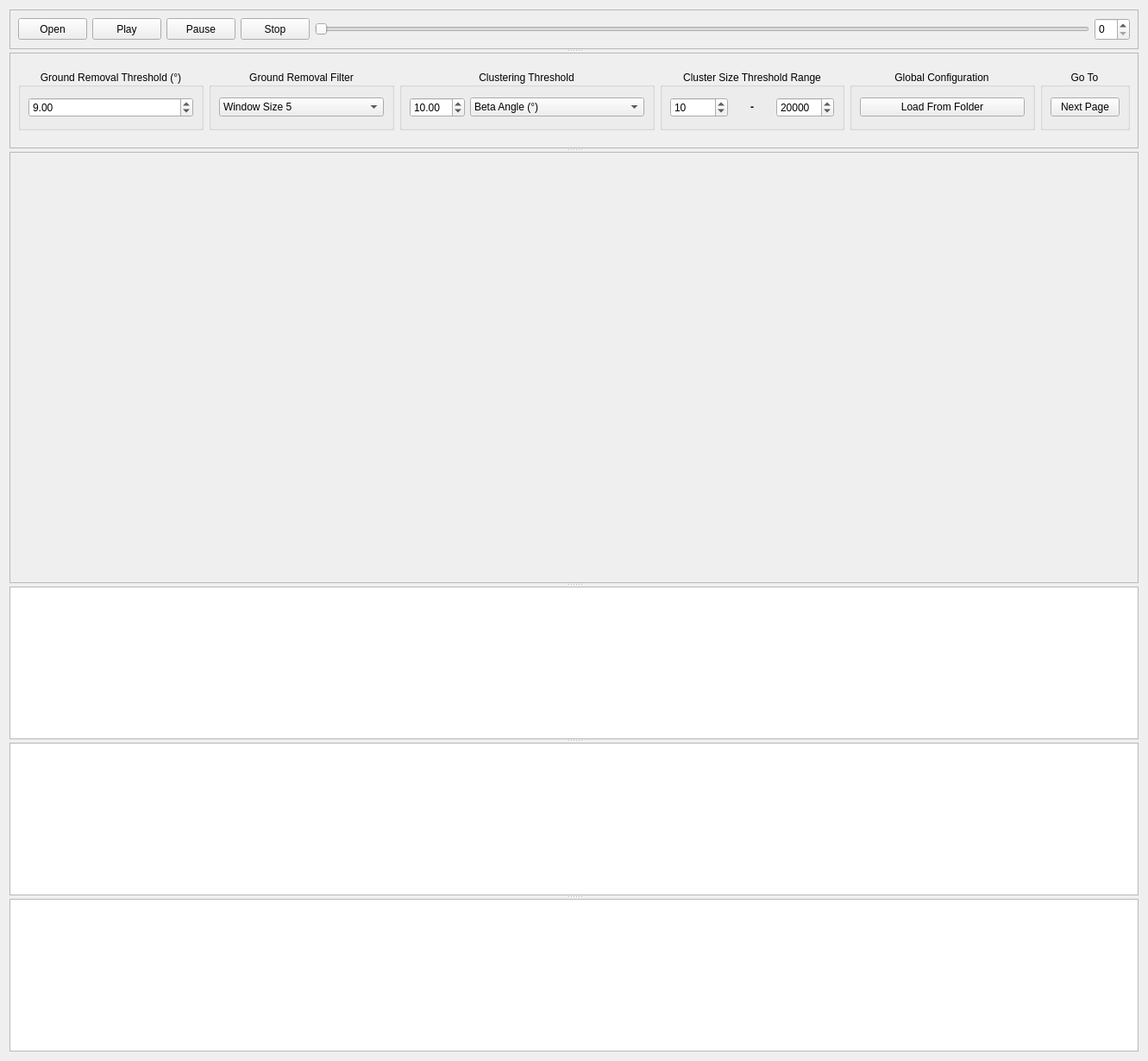
<?xml version="1.0" encoding="UTF-8"?>
<ui version="4.0">
 <class>Visualization</class>
 <widget class="QWidget" name="Visualization">
  <property name="geometry">
   <rect>
    <x>0</x>
    <y>0</y>
    <width>1331</width>
    <height>1230</height>
   </rect>
  </property>
  <property name="sizePolicy">
   <sizepolicy hsizetype="MinimumExpanding" vsizetype="MinimumExpanding">
    <horstretch>0</horstretch>
    <verstretch>0</verstretch>
   </sizepolicy>
  </property>
  <property name="windowTitle">
   <string>Form</string>
  </property>
  <layout class="QGridLayout" name="gridLayout_20">
   <item row="0" column="0">
    <widget class="QSplitter" name="splitter">
     <property name="orientation">
      <enum>Qt::Vertical</enum>
     </property>
     <widget class="QFrame" name="frame_controls">
      <property name="minimumSize">
       <size>
        <width>0</width>
        <height>46</height>
       </size>
      </property>
      <property name="frameShape">
       <enum>QFrame::StyledPanel</enum>
      </property>
      <property name="frameShadow">
       <enum>QFrame::Raised</enum>
      </property>
      <layout class="QGridLayout" name="gridLayout_7">
       <item row="0" column="0">
        <widget class="QPushButton" name="button_open">
         <property name="minimumSize">
          <size>
           <width>0</width>
           <height>25</height>
          </size>
         </property>
         <property name="text">
          <string>Open</string>
         </property>
        </widget>
       </item>
       <item row="0" column="1">
        <widget class="QPushButton" name="button_play">
         <property name="minimumSize">
          <size>
           <width>0</width>
           <height>25</height>
          </size>
         </property>
         <property name="text">
          <string>Play</string>
         </property>
        </widget>
       </item>
       <item row="0" column="2">
        <widget class="QPushButton" name="button_pause">
         <property name="minimumSize">
          <size>
           <width>0</width>
           <height>25</height>
          </size>
         </property>
         <property name="text">
          <string>Pause</string>
         </property>
        </widget>
       </item>
       <item row="0" column="3">
        <widget class="QPushButton" name="button_stop">
         <property name="minimumSize">
          <size>
           <width>0</width>
           <height>25</height>
          </size>
         </property>
         <property name="text">
          <string>Stop</string>
         </property>
        </widget>
       </item>
       <item row="0" column="4">
        <widget class="QSlider" name="slider_frame">
         <property name="minimumSize">
          <size>
           <width>0</width>
           <height>16</height>
          </size>
         </property>
         <property name="orientation">
          <enum>Qt::Horizontal</enum>
         </property>
        </widget>
       </item>
       <item row="0" column="5">
        <widget class="QSpinBox" name="spin_frame">
         <property name="minimumSize">
          <size>
           <width>0</width>
           <height>26</height>
          </size>
         </property>
        </widget>
       </item>
      </layout>
     </widget>
     <widget class="QFrame" name="frame_settings">
      <property name="minimumSize">
       <size>
        <width>0</width>
        <height>111</height>
       </size>
      </property>
      <property name="frameShape">
       <enum>QFrame::StyledPanel</enum>
      </property>
      <property name="frameShadow">
       <enum>QFrame::Raised</enum>
      </property>
      <layout class="QGridLayout" name="gridLayout_9">
       <property name="leftMargin">
        <number>0</number>
       </property>
       <property name="topMargin">
        <number>0</number>
       </property>
       <property name="rightMargin">
        <number>0</number>
       </property>
       <property name="bottomMargin">
        <number>0</number>
       </property>
       <item row="0" column="4">
        <widget class="QStackedWidget" name="stacked_settings">
         <property name="currentIndex">
          <number>0</number>
         </property>
         <widget class="QWidget" name="page_settings_1">
          <layout class="QGridLayout" name="gridLayout_8">
           <item row="0" column="0">
            <widget class="QGroupBox" name="group_angle_ground_removal">
             <property name="sizePolicy">
              <sizepolicy hsizetype="Preferred" vsizetype="Fixed">
               <horstretch>0</horstretch>
               <verstretch>0</verstretch>
              </sizepolicy>
             </property>
             <property name="minimumSize">
              <size>
               <width>0</width>
               <height>70</height>
              </size>
             </property>
             <property name="title">
              <string>Ground Removal Threshold (°)</string>
             </property>
             <property name="alignment">
              <set>Qt::AlignCenter</set>
             </property>
             <property name="flat">
              <bool>false</bool>
             </property>
             <layout class="QGridLayout" name="gridLayout">
              <item row="0" column="0">
               <widget class="QDoubleSpinBox" name="spin_angle_ground_removal">
                <property name="minimum">
                 <double>0.000000000000000</double>
                </property>
                <property name="maximum">
                 <double>90.000000000000000</double>
                </property>
                <property name="value">
                 <double>9.000000000000000</double>
                </property>
               </widget>
              </item>
             </layout>
            </widget>
           </item>
           <item row="0" column="3">
            <widget class="QGroupBox" name="group_size_cluster">
             <property name="sizePolicy">
              <sizepolicy hsizetype="Preferred" vsizetype="Fixed">
               <horstretch>0</horstretch>
               <verstretch>0</verstretch>
              </sizepolicy>
             </property>
             <property name="minimumSize">
              <size>
               <width>0</width>
               <height>70</height>
              </size>
             </property>
             <property name="title">
              <string>Cluster Size Threshold Range</string>
             </property>
             <property name="alignment">
              <set>Qt::AlignCenter</set>
             </property>
             <layout class="QGridLayout" name="gridLayout_4">
              <item row="0" column="0">
               <widget class="QSpinBox" name="spin_size_cluster_min">
                <property name="maximum">
                 <number>100000</number>
                </property>
                <property name="value">
                 <number>10</number>
                </property>
               </widget>
              </item>
              <item row="0" column="1">
               <widget class="QLabel" name="label_size_cluster_range">
                <property name="text">
                 <string>&lt;html&gt;&lt;head/&gt;&lt;body&gt;&lt;p align=&quot;center&quot;&gt;&lt;span style=&quot; font-weight:600;&quot;&gt;-&lt;/span&gt;&lt;/p&gt;&lt;/body&gt;&lt;/html&gt;</string>
                </property>
               </widget>
              </item>
              <item row="0" column="2">
               <widget class="QSpinBox" name="spin_size_cluster_max">
                <property name="maximum">
                 <number>1000000</number>
                </property>
                <property name="value">
                 <number>20000</number>
                </property>
               </widget>
              </item>
             </layout>
            </widget>
           </item>
           <item row="0" column="2">
            <widget class="QGroupBox" name="group_clustering_threshold">
             <property name="sizePolicy">
              <sizepolicy hsizetype="Preferred" vsizetype="Fixed">
               <horstretch>0</horstretch>
               <verstretch>0</verstretch>
              </sizepolicy>
             </property>
             <property name="minimumSize">
              <size>
               <width>0</width>
               <height>70</height>
              </size>
             </property>
             <property name="title">
              <string>Clustering Threshold</string>
             </property>
             <property name="alignment">
              <set>Qt::AlignCenter</set>
             </property>
             <layout class="QGridLayout" name="gridLayout_3">
              <item row="0" column="0">
               <widget class="QDoubleSpinBox" name="spin_clustering_threshold">
                <property name="minimum">
                 <double>0.000000000000000</double>
                </property>
                <property name="maximum">
                 <double>180.000000000000000</double>
                </property>
                <property name="singleStep">
                 <double>1.000000000000000</double>
                </property>
                <property name="value">
                 <double>10.000000000000000</double>
                </property>
               </widget>
              </item>
              <item row="0" column="1">
               <widget class="QComboBox" name="combo_difference_type">
                <property name="currentIndex">
                 <number>0</number>
                </property>
                <item>
                 <property name="text">
                  <string>Beta Angle (°)</string>
                 </property>
                </item>
                <item>
                 <property name="text">
                  <string>Precomputed Beta Angle (°)</string>
                 </property>
                </item>
                <item>
                 <property name="text">
                  <string>Line Distance (m)</string>
                 </property>
                </item>
                <item>
                 <property name="text">
                  <string>Precomputed Line Distance (m)</string>
                 </property>
                </item>
                <item>
                 <property name="text">
                  <string>Simple Distance (m)</string>
                 </property>
                </item>
               </widget>
              </item>
             </layout>
            </widget>
           </item>
           <item row="0" column="1">
            <widget class="QGroupBox" name="group_size_smooth_window">
             <property name="sizePolicy">
              <sizepolicy hsizetype="Preferred" vsizetype="Fixed">
               <horstretch>0</horstretch>
               <verstretch>0</verstretch>
              </sizepolicy>
             </property>
             <property name="minimumSize">
              <size>
               <width>0</width>
               <height>70</height>
              </size>
             </property>
             <property name="title">
              <string>Ground Removal Filter</string>
             </property>
             <property name="alignment">
              <set>Qt::AlignCenter</set>
             </property>
             <layout class="QGridLayout" name="gridLayout_2">
              <item row="0" column="0">
               <widget class="QComboBox" name="combo_size_smooth_window">
                <item>
                 <property name="text">
                  <string>Window Size 5</string>
                 </property>
                </item>
                <item>
                 <property name="text">
                  <string>Window Size 7</string>
                 </property>
                </item>
                <item>
                 <property name="text">
                  <string>Window Size 9</string>
                 </property>
                </item>
                <item>
                 <property name="text">
                  <string>Window Size 11</string>
                 </property>
                </item>
                <item>
                 <property name="text">
                  <string>None</string>
                 </property>
                </item>
               </widget>
              </item>
             </layout>
            </widget>
           </item>
           <item row="0" column="5">
            <widget class="QGroupBox" name="group_page_1">
             <property name="sizePolicy">
              <sizepolicy hsizetype="Fixed" vsizetype="Preferred">
               <horstretch>0</horstretch>
               <verstretch>0</verstretch>
              </sizepolicy>
             </property>
             <property name="title">
              <string>Go To</string>
             </property>
             <property name="alignment">
              <set>Qt::AlignCenter</set>
             </property>
             <layout class="QGridLayout" name="gridLayout_16">
              <item row="0" column="0">
               <widget class="QPushButton" name="button_page_next">
                <property name="sizePolicy">
                 <sizepolicy hsizetype="Fixed" vsizetype="Fixed">
                  <horstretch>0</horstretch>
                  <verstretch>0</verstretch>
                 </sizepolicy>
                </property>
                <property name="text">
                 <string>Next Page</string>
                </property>
               </widget>
              </item>
             </layout>
            </widget>
           </item>
           <item row="0" column="4">
            <widget class="QGroupBox" name="group_global_configuration">
             <property name="title">
              <string>Global Configuration</string>
             </property>
             <property name="alignment">
              <set>Qt::AlignCenter</set>
             </property>
             <layout class="QGridLayout" name="gridLayout_18">
              <item row="0" column="0">
               <widget class="QPushButton" name="button_global_configuration">
                <property name="text">
                 <string>Load From Folder</string>
                </property>
               </widget>
              </item>
             </layout>
            </widget>
           </item>
          </layout>
         </widget>
         <widget class="QWidget" name="page_settings_2">
          <layout class="QGridLayout" name="gridLayout_13">
           <item row="0" column="2">
            <widget class="QGroupBox" name="group_layer_image_top">
             <property name="title">
              <string>Top Image Viewer</string>
             </property>
             <property name="alignment">
              <set>Qt::AlignCenter</set>
             </property>
             <layout class="QGridLayout" name="gridLayout_11">
              <item row="0" column="0">
               <widget class="QComboBox" name="combo_layer_image_top">
                <item>
                 <property name="text">
                  <string>Clustering</string>
                 </property>
                </item>
                <item>
                 <property name="text">
                  <string>Segmentation</string>
                 </property>
                </item>
                <item>
                 <property name="text">
                  <string>Range</string>
                 </property>
                </item>
                <item>
                 <property name="text">
                  <string>Intensity</string>
                 </property>
                </item>
                <item>
                 <property name="text">
                  <string>Elongation</string>
                 </property>
                </item>
                <item>
                 <property name="text">
                  <string>None</string>
                 </property>
                </item>
               </widget>
              </item>
             </layout>
            </widget>
           </item>
           <item row="0" column="6">
            <widget class="QGroupBox" name="group_bounding_box_type">
             <property name="sizePolicy">
              <sizepolicy hsizetype="Preferred" vsizetype="Fixed">
               <horstretch>0</horstretch>
               <verstretch>0</verstretch>
              </sizepolicy>
             </property>
             <property name="minimumSize">
              <size>
               <width>0</width>
               <height>70</height>
              </size>
             </property>
             <property name="title">
              <string>Bounding Box Type</string>
             </property>
             <property name="alignment">
              <set>Qt::AlignCenter</set>
             </property>
             <layout class="QGridLayout" name="gridLayout_5">
              <item row="0" column="0">
               <widget class="QComboBox" name="combo_bounding_box_type">
                <property name="currentIndex">
                 <number>0</number>
                </property>
                <item>
                 <property name="text">
                  <string>Cube</string>
                 </property>
                </item>
                <item>
                 <property name="text">
                  <string>Polygon</string>
                 </property>
                </item>
                <item>
                 <property name="text">
                  <string>None</string>
                 </property>
                </item>
               </widget>
              </item>
             </layout>
            </widget>
           </item>
           <item row="0" column="4">
            <widget class="QGroupBox" name="group_layer_image_bottom">
             <property name="title">
              <string>Bottom Image Viewer</string>
             </property>
             <property name="alignment">
              <set>Qt::AlignCenter</set>
             </property>
             <layout class="QGridLayout" name="gridLayout_15">
              <item row="0" column="0">
               <widget class="QComboBox" name="combo_layer_image_bottom">
                <item>
                 <property name="text">
                  <string>Clustering</string>
                 </property>
                </item>
                <item>
                 <property name="text">
                  <string>Segmentation</string>
                 </property>
                </item>
                <item>
                 <property name="text">
                  <string>Range</string>
                 </property>
                </item>
                <item>
                 <property name="text">
                  <string>Intensity</string>
                 </property>
                </item>
                <item>
                 <property name="text">
                  <string>Elongation</string>
                 </property>
                </item>
                <item>
                 <property name="text">
                  <string>None</string>
                 </property>
                </item>
               </widget>
              </item>
             </layout>
            </widget>
           </item>
           <item row="0" column="3">
            <widget class="QGroupBox" name="group_layer_image_middle">
             <property name="title">
              <string>Middle Image Viewer</string>
             </property>
             <property name="alignment">
              <set>Qt::AlignCenter</set>
             </property>
             <layout class="QGridLayout" name="gridLayout_14">
              <item row="0" column="0">
               <widget class="QComboBox" name="combo_layer_image_middle">
                <item>
                 <property name="text">
                  <string>Clustering</string>
                 </property>
                </item>
                <item>
                 <property name="text">
                  <string>Segmentation</string>
                 </property>
                </item>
                <item>
                 <property name="text">
                  <string>Range</string>
                 </property>
                </item>
                <item>
                 <property name="text">
                  <string>Intensity</string>
                 </property>
                </item>
                <item>
                 <property name="text">
                  <string>Elongation</string>
                 </property>
                </item>
                <item>
                 <property name="text">
                  <string>None</string>
                 </property>
                </item>
               </widget>
              </item>
             </layout>
            </widget>
           </item>
           <item row="0" column="5">
            <widget class="QGroupBox" name="group_lidar_return">
             <property name="sizePolicy">
              <sizepolicy hsizetype="Preferred" vsizetype="Fixed">
               <horstretch>0</horstretch>
               <verstretch>0</verstretch>
              </sizepolicy>
             </property>
             <property name="minimumSize">
              <size>
               <width>0</width>
               <height>70</height>
              </size>
             </property>
             <property name="title">
              <string>Lidar Return</string>
             </property>
             <property name="alignment">
              <set>Qt::AlignCenter</set>
             </property>
             <layout class="QGridLayout" name="gridLayout_12">
              <item row="0" column="0">
               <widget class="QComboBox" name="combo_lidar_return">
                <property name="currentIndex">
                 <number>0</number>
                </property>
                <item>
                 <property name="text">
                  <string>First</string>
                 </property>
                </item>
                <item>
                 <property name="text">
                  <string>Second</string>
                 </property>
                </item>
               </widget>
              </item>
             </layout>
            </widget>
           </item>
           <item row="0" column="0">
            <widget class="QGroupBox" name="group_layer_point_cloud">
             <property name="title">
              <string>Point Cloud Viewer</string>
             </property>
             <property name="alignment">
              <set>Qt::AlignCenter</set>
             </property>
             <layout class="QGridLayout" name="gridLayout_10">
              <item row="0" column="0">
               <widget class="QComboBox" name="combo_layer_point_cloud">
                <item>
                 <property name="text">
                  <string>Ground Removal</string>
                 </property>
                </item>
                <item>
                 <property name="text">
                  <string>Intensity</string>
                 </property>
                </item>
                <item>
                 <property name="text">
                  <string>Elongation</string>
                 </property>
                </item>
                <item>
                 <property name="text">
                  <string>Confidence</string>
                 </property>
                </item>
                <item>
                 <property name="text">
                  <string>Second Return</string>
                 </property>
                </item>
                <item>
                 <property name="text">
                  <string>None</string>
                 </property>
                </item>
               </widget>
              </item>
             </layout>
            </widget>
           </item>
           <item row="0" column="8">
            <widget class="QGroupBox" name="group_page_2">
             <property name="sizePolicy">
              <sizepolicy hsizetype="Fixed" vsizetype="Preferred">
               <horstretch>0</horstretch>
               <verstretch>0</verstretch>
              </sizepolicy>
             </property>
             <property name="title">
              <string>Go To</string>
             </property>
             <property name="alignment">
              <set>Qt::AlignCenter</set>
             </property>
             <layout class="QGridLayout" name="gridLayout_17">
              <item row="0" column="0">
               <widget class="QPushButton" name="button_page_last">
                <property name="sizePolicy">
                 <sizepolicy hsizetype="Fixed" vsizetype="Fixed">
                  <horstretch>0</horstretch>
                  <verstretch>0</verstretch>
                 </sizepolicy>
                </property>
                <property name="text">
                 <string>Last Page</string>
                </property>
               </widget>
              </item>
             </layout>
            </widget>
           </item>
           <item row="0" column="7">
            <widget class="QGroupBox" name="group_field_of_view">
             <property name="title">
              <string>Field of View</string>
             </property>
             <property name="alignment">
              <set>Qt::AlignCenter</set>
             </property>
             <layout class="QGridLayout" name="gridLayout_19">
              <item row="0" column="0">
               <widget class="QComboBox" name="combo_field_of_view">
                <item>
                 <property name="text">
                  <string>Default</string>
                 </property>
                </item>
                <item>
                 <property name="text">
                  <string>Camera</string>
                 </property>
                </item>
               </widget>
              </item>
             </layout>
            </widget>
           </item>
          </layout>
         </widget>
        </widget>
       </item>
      </layout>
     </widget>
     <widget class="QFrame" name="frame_point_cloud">
      <property name="sizePolicy">
       <sizepolicy hsizetype="Preferred" vsizetype="Expanding">
        <horstretch>0</horstretch>
        <verstretch>0</verstretch>
       </sizepolicy>
      </property>
      <property name="frameShape">
       <enum>QFrame::StyledPanel</enum>
      </property>
      <property name="frameShadow">
       <enum>QFrame::Raised</enum>
      </property>
      <layout class="QGridLayout" name="gridLayout_6">
       <item row="0" column="0">
        <widget class="Viewer" name="viewer_point_cloud" native="true">
         <property name="sizePolicy">
          <sizepolicy hsizetype="MinimumExpanding" vsizetype="MinimumExpanding">
           <horstretch>0</horstretch>
           <verstretch>0</verstretch>
          </sizepolicy>
         </property>
         <property name="minimumSize">
          <size>
           <width>640</width>
           <height>480</height>
          </size>
         </property>
         <property name="autoFillBackground">
          <bool>false</bool>
         </property>
        </widget>
       </item>
      </layout>
     </widget>
     <widget class="QGraphicsView" name="viewer_image_top">
      <property name="sizePolicy">
       <sizepolicy hsizetype="MinimumExpanding" vsizetype="MinimumExpanding">
        <horstretch>0</horstretch>
        <verstretch>0</verstretch>
       </sizepolicy>
      </property>
      <property name="minimumSize">
       <size>
        <width>900</width>
        <height>80</height>
       </size>
      </property>
      <property name="maximumSize">
       <size>
        <width>16777215</width>
        <height>16777215</height>
       </size>
      </property>
      <property name="renderHints">
       <set>QPainter::Antialiasing|QPainter::TextAntialiasing</set>
      </property>
      <property name="viewportUpdateMode">
       <enum>QGraphicsView::SmartViewportUpdate</enum>
      </property>
     </widget>
     <widget class="QGraphicsView" name="viewer_image_middle">
      <property name="sizePolicy">
       <sizepolicy hsizetype="MinimumExpanding" vsizetype="MinimumExpanding">
        <horstretch>0</horstretch>
        <verstretch>0</verstretch>
       </sizepolicy>
      </property>
      <property name="minimumSize">
       <size>
        <width>900</width>
        <height>80</height>
       </size>
      </property>
      <property name="maximumSize">
       <size>
        <width>16777215</width>
        <height>16777215</height>
       </size>
      </property>
      <property name="renderHints">
       <set>QPainter::Antialiasing|QPainter::TextAntialiasing</set>
      </property>
      <property name="viewportUpdateMode">
       <enum>QGraphicsView::SmartViewportUpdate</enum>
      </property>
     </widget>
     <widget class="QGraphicsView" name="viewer_image_bottom">
      <property name="sizePolicy">
       <sizepolicy hsizetype="MinimumExpanding" vsizetype="MinimumExpanding">
        <horstretch>0</horstretch>
        <verstretch>0</verstretch>
       </sizepolicy>
      </property>
      <property name="minimumSize">
       <size>
        <width>900</width>
        <height>80</height>
       </size>
      </property>
      <property name="maximumSize">
       <size>
        <width>16777215</width>
        <height>16777215</height>
       </size>
      </property>
     </widget>
    </widget>
   </item>
  </layout>
 </widget>
 <customwidgets>
  <customwidget>
   <class>Viewer</class>
   <extends>QWidget</extends>
   <header location="global">visualization/viewer/viewer.h</header>
   <container>1</container>
  </customwidget>
 </customwidgets>
 <resources/>
 <connections>
  <connection>
   <sender>slider_frame</sender>
   <signal>valueChanged(int)</signal>
   <receiver>spin_frame</receiver>
   <slot>setValue(int)</slot>
   <hints>
    <hint type="sourcelabel">
     <x>758</x>
     <y>29</y>
    </hint>
    <hint type="destinationlabel">
     <x>936</x>
     <y>35</y>
    </hint>
   </hints>
  </connection>
  <connection>
   <sender>spin_frame</sender>
   <signal>valueChanged(int)</signal>
   <receiver>slider_frame</receiver>
   <slot>setValue(int)</slot>
   <hints>
    <hint type="sourcelabel">
     <x>936</x>
     <y>35</y>
    </hint>
    <hint type="destinationlabel">
     <x>758</x>
     <y>29</y>
    </hint>
   </hints>
  </connection>
 </connections>
</ui>
